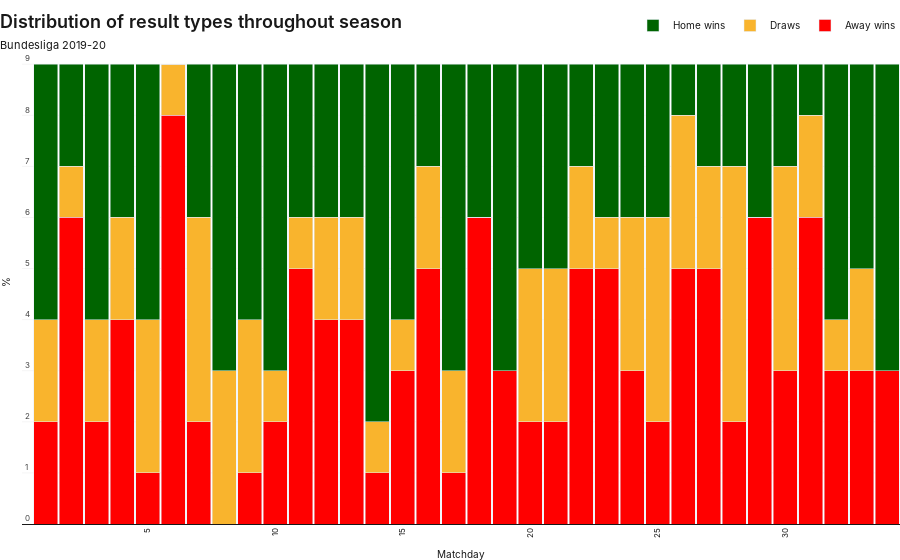

Here is the notebook cell this chart was saved with:
### Code cell
def matchdayHDAdistro():
        
    dfCORRECT = pd.DataFrame(columns=['number_of_matches', 'number_of_home_wins', 'number_of_draws', 'number_of_away_wins'])

    fig = go.Figure()
        
    matchdays = sorted([int(x) for x in df['Matchday'].unique()])
        
    for matchday in matchdays:
                        
        dfx = df.copy().loc[df['Matchday'] == str(matchday)]
        dfx['Winning odds'] = dfx['Winning odds'].apply(lambda x: x.replace('$',''))
        dfx['Winning odds'] = dfx['Winning odds'].astype(float)
        
        number_of_matches = dfx.shape[0]
        number_of_home_wins = dfx.loc[dfx['Result']=='Home win'].shape[0]
        number_of_draws = dfx.loc[dfx['Result']=='Draw'].shape[0]
        number_of_away_wins = dfx.loc[dfx['Result']=='Away win'].shape[0]

        dfCORRECT.loc[int(matchday)] = number_of_matches, number_of_home_wins, number_of_draws, number_of_away_wins
                  
            
    fig.add_trace(go.Bar(
            x=[x for x in dfCORRECT.index], y=dfCORRECT['number_of_away_wins'], marker=dict(color=f'rgba({colors["Away win"]["r"]},{colors["Away win"]["g"]},{colors["Away win"]["b"]},1)'), name = 'Away wins', hoverinfo='skip'
        ))
    
    fig.add_trace(go.Bar(
            x=[x for x in dfCORRECT.index], y=dfCORRECT['number_of_draws'], marker=dict(color=f'rgba({colors["Draw"]["r"]},{colors["Draw"]["g"]},{colors["Draw"]["b"]},1)'), name = 'Draws', hoverinfo='skip'
        ))
        
    fig.add_trace(go.Bar(
            x=[x for x in dfCORRECT.index], y=dfCORRECT['number_of_home_wins'], marker=dict(color=f'rgba({colors["Home win"]["r"]},{colors["Home win"]["g"]},{colors["Home win"]["b"]},1)'), name = 'Home wins', hoverinfo='skip'
        ))
    
    fig.update_layout(barmode='stack')
        
    headline, subhead, xaxes_title, yaxes_title, figHeight, marginTop, showLegend = f'Distribution of result types throughout season', 'Bundesliga 2019-20 ', None, None, 600, 40, True
    customChartDefaultStyling.styling(fig, headline, subhead, xaxes_title, yaxes_title, figHeight, marginTop, showLegend)
     
    fig.update_xaxes(tickfont=dict(size=8), title='Matchday')
    fig.update_yaxes(tickfont=dict(size=8), title=f'%')
    
    fig.update_layout(bargap=0.05)    
    fig.show()
                
matchdayHDAdistro()

### Figure 1 — Plotly figure (JSON) as saved in the notebook; plotly's stock layout.template omitted (floating-point values rounded to 4 significant figures)
{"data": [{"hoverinfo": "skip", "marker": {"color": "rgba(255,0,0,1)"}, "name": "Away wins", "type": "bar", "x": [1, 2, 3, 4, 5, 6, 7, 8, 9, 10, 11, 12, 13, 14, 15, 16, 17, 18, 19, 20, 21, 22, 23, 24, 25, 26, 27, 28, 29, 30, 31, 32, 33, 34], "y": [2, 6, 2, 4, 1, 8, 2, 0, 1, 2, 5, 4, 4, 1, 3, 5, 1, 6, 3, 2, 2, 5, 5, 3, 2, 5, 5, 2, 6, 3, 6, 3, 3, 3]}, {"hoverinfo": "skip", "marker": {"color": "rgba(249,180,45,1)"}, "name": "Draws", "type": "bar", "x": [1, 2, 3, 4, 5, 6, 7, 8, 9, 10, 11, 12, 13, 14, 15, 16, 17, 18, 19, 20, 21, 22, 23, 24, 25, 26, 27, 28, 29, 30, 31, 32, 33, 34], "y": [2, 1, 2, 2, 3, 1, 4, 3, 3, 1, 1, 2, 2, 1, 1, 2, 2, 0, 0, 3, 3, 2, 1, 3, 4, 3, 2, 5, 0, 4, 2, 1, 2, 0]}, {"hoverinfo": "skip", "marker": {"color": "rgba(0,100,0,1)"}, "name": "Home wins", "type": "bar", "x": [1, 2, 3, 4, 5, 6, 7, 8, 9, 10, 11, 12, 13, 14, 15, 16, 17, 18, 19, 20, 21, 22, 23, 24, 25, 26, 27, 28, 29, 30, 31, 32, 33, 34], "y": [5, 2, 5, 3, 5, 0, 3, 6, 5, 6, 3, 3, 3, 7, 5, 2, 6, 3, 6, 4, 4, 2, 3, 3, 3, 1, 2, 2, 3, 2, 1, 5, 4, 6]}], "layout": {"autosize": true, "bargap": 0.05, "barmode": "stack", "font": {"color": "rgba(24,24,24,1)", "family": "Manrope, Sohne, Inter, Arial", "size": 8}, "legend": {"font": {"color": "#181818", "size": 10}, "orientation": "h", "x": 1, "xanchor": "right", "y": 1, "yanchor": "bottom"}, "margin": {"b": 0, "l": 0, "r": 0, "t": 40}, "paper_bgcolor": "rgba(255,255,255,0)", "plot_bgcolor": "rgba(255,255,255,0)", "showlegend": true, "title": {"font": {"color": "#181818", "family": "Test Söhne, Sohne, Manrope, Inter, Arial", "size": 16}, "text": "<span style=\"font-size: 18px; font-weight:600\">Distribution of result types throughout season</span><br><span style=\"font-family: Manrope, Sohne, Inter, Arial; font-size: 11px\">Bundesliga 2019-20 </span>", "x": 0, "xanchor": "left", "y": 0.95, "yanchor": "top"}, "xaxis": {"autorange": true, "gridcolor": "rgba(245,245,245,1)", "gridwidth": 1, "linecolor": "rgba(24,24,24,1)", "linewidth": 1, "mirror": false, "range": [0.1132, 34.5], "showgrid": false, "showline": true, "tickangle": -90, "tickfont": {"size": 8}, "title": {"text": "Matchday"}, "type": "linear"}, "yaxis": {"autorange": true, "gridcolor": "rgba(245,245,245,1)", "gridwidth": 1, "linecolor": "rgba(24,24,24,1)", "linewidth": 1, "mirror": false, "range": [0, 9.474], "showgrid": true, "showline": false, "tickfont": {"size": 8}, "ticklabelposition": "inside top", "title": {"text": "%"}, "type": "linear"}}}
